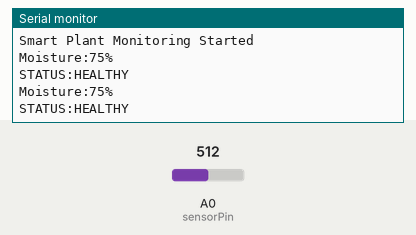
Simulated run of this sketch. Board: Arduino Uno, built with avr-gcc and run on an emulated ATmega328P. On the bench: the last lines printed to the serial monitor. The inputs (shaded band) are chosen by the test bench; at power-on: A0 (sensorPin) = 512.

Above: at 1.8 s.
1.9 s: A0 (sensorPin) set to 607
At 2.8 s:
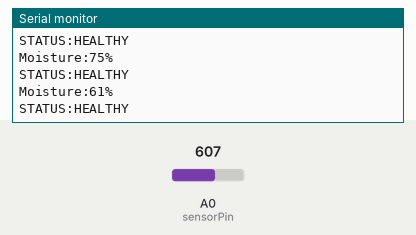
3.4 s: A0 (sensorPin) set to 633
At 4.8 s:
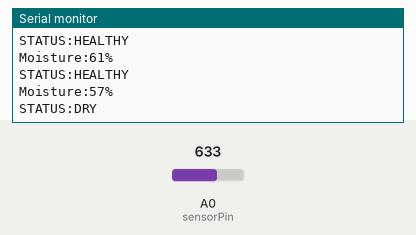
6.5 s: A0 (sensorPin) set to 808
At 7.8 s:
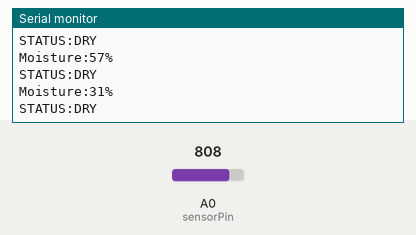
8.0 s: A0 (sensorPin) set to 832
At 8.8 s:
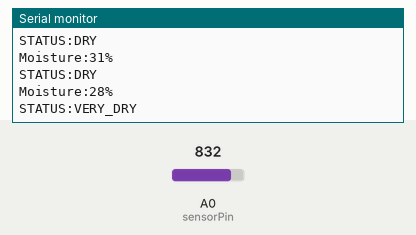
Timing chart, 0 to 11.0 s (numbered marks = the images above; inputs shaded):
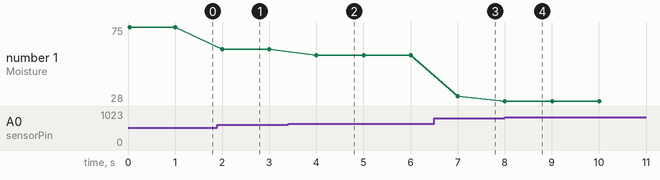

Measured:
- the behaviour switches between 619 and 620 on A0 (sensorPin) (found by bisection; images 1 and 2)
- the behaviour switches between 821 and 822 on A0 (sensorPin) (found by bisection; images 3 and 4)
- after the input at 1.9 s, the serial monitor: prints a new line after 0.10 s (image 1)
- after the input at 3.4 s, the serial monitor: prints a new line after 0.60 s (image 2)
- after the input at 6.5 s, the serial monitor: prints a new line after 0.50 s (image 3)
- after the input at 8.0 s, the serial monitor: prints a new line at once (image 4)
- plotted number 1: 75 → 61 after the input at 1.9 s, 61 → 57 after the input at 3.4 s, 57 → 31 after the input at 6.5 s, 31 → 28 after the input at 8.0 s

The sketch:

smart_plant.ino
```cpp
const int sensorPin = A0;

void setup()
{
    Serial.begin(9600);
    Serial.println("Smart Plant Monitoring Started");
}

void loop()
{
    int sensorValue = analogRead(sensorPin);

    int moisture = map(sensorValue, 1023, 350, 0, 100);

    if (moisture > 100)
        moisture = 100;

    if (moisture < 0)
        moisture = 0;

    Serial.print("Moisture:");
    Serial.print(moisture);
    Serial.println("%");

    if (moisture < 30)
    {
        Serial.println("STATUS:VERY_DRY");
    }
    else if (moisture < 60)
    {
        Serial.println("STATUS:DRY");
    }
    else
    {
        Serial.println("STATUS:HEALTHY");
    }

    delay(1000);
}
```
